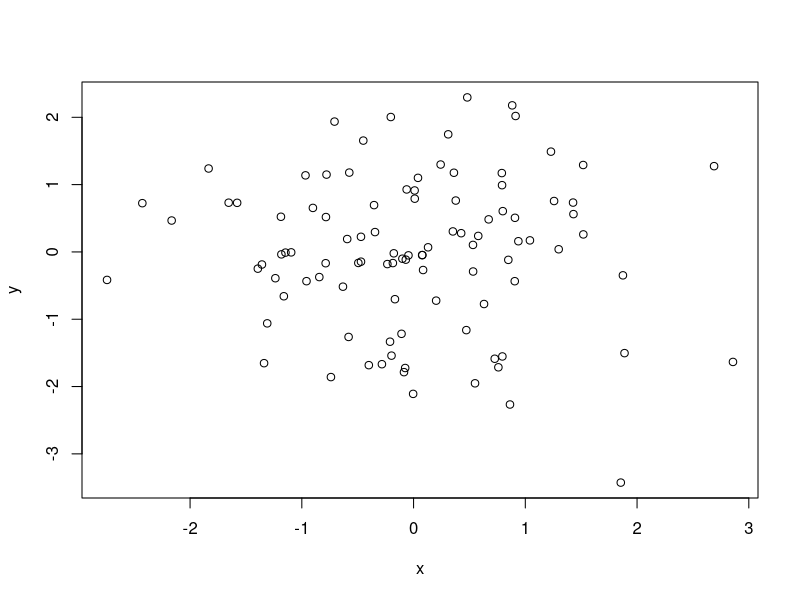

Write the R code that produced this figure.
## ---- chunk 1
x <- rnorm(100)
y <- rnorm(100)
plot(x,y)
## ---- chunk 2
summary(x)
## ---- chunk 3
x <- rnorm(100)
